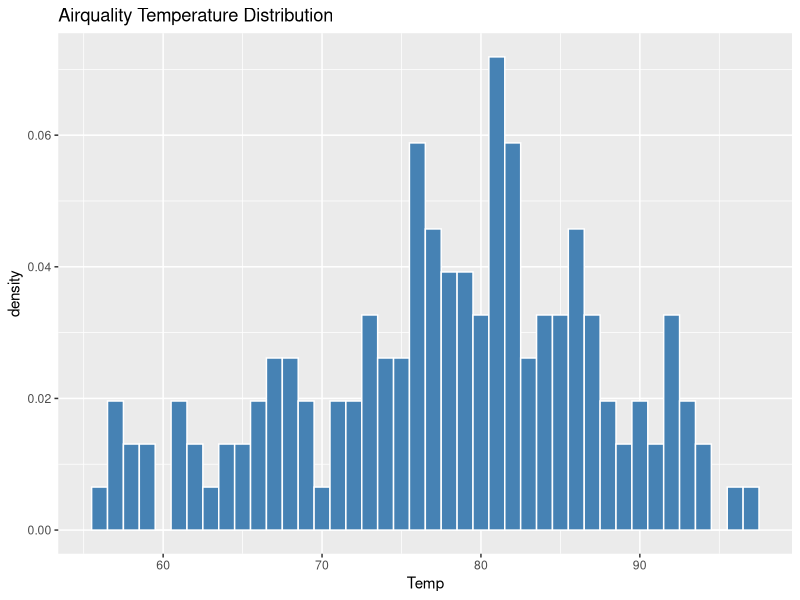
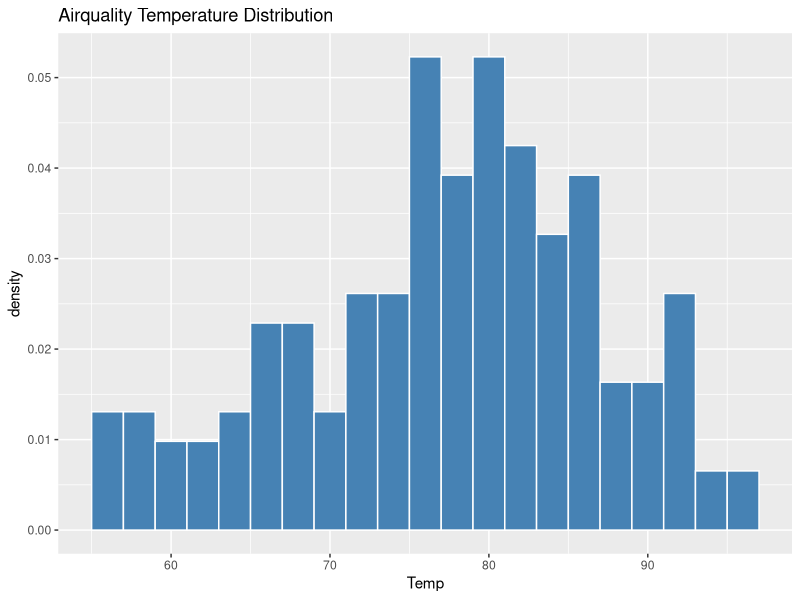
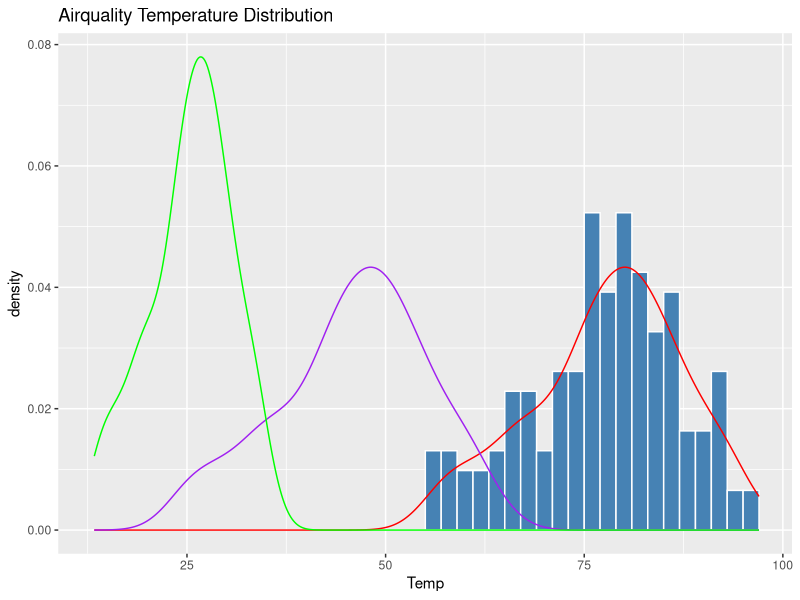
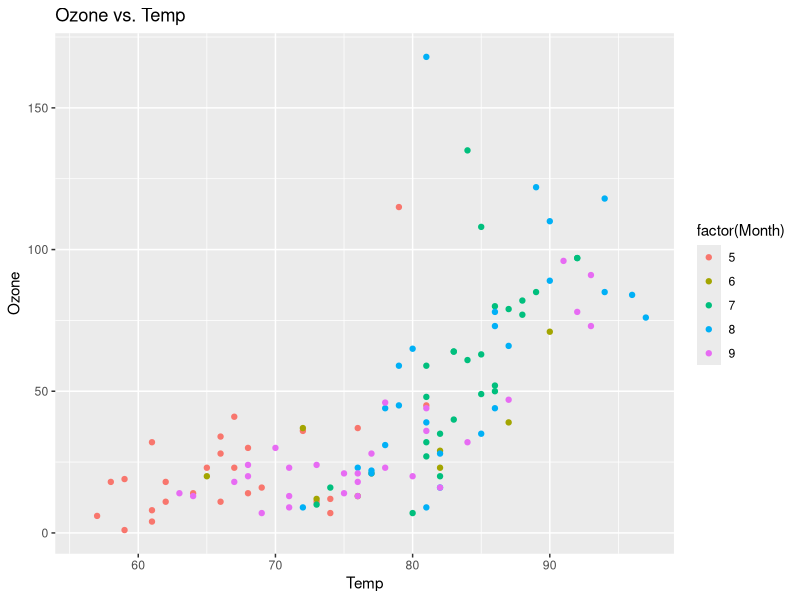

Write R code to recreate these figures, in order.
## ---- chunk 1
knitr::opts_chunk$set(fig.align="center", fig.height=4, fig.width=6, collapse=TRUE, 
                      comment="", prompt=FALSE, echo = TRUE, cache=F, autodep=F,
                      tidy.opts=list(width.cutoff=57),tidy=TRUE)
options(width=63)
## ---- chunk 2
set.seed(1234)
# Let the following be the departments and education levels of
# students in a given course
major = c("Economics", "Biology", "Neuroscience", "Philosophy", "CS")
education = c("Freshman", "Sophomore", "Junior", "Senior")

# The data for the 40 students in the class. By using the input
# argument `length`, we can make sure that all vectors are of the same size
major.vec = rep(major, times = c(5, 13, 7, 2, 13))
ed.vec = rep(education, length = length(major.vec)) 
grades = runif(length(major.vec), min=60, max=100) 
# generate grades; Preceptors: no need to explain to student what runif() does;
# it's enough to just say that this generates some values for
# `grades`.

students = data.frame(st.major = major.vec,  
                          st.ed = ed.vec,  
                          st.grade = grades)

## ---- chunk 3
dim(students)

head(students, n = 10)
## ---- chunk 4
tolower('Pairs') # convert all letters in a character string into lower cases

# convert all letters in a character vector into lower cases
tolower(c('Pairs', 'Berlin', 'New Delhi'))
tolower(c('Pairs', 'Berlin', 'New Delhi', 'WASHINGTON, D.C.'))
## ---- chunk 5
library(dplyr)
avg.score = function(df, major, year) {
  df |>
    filter(st.major == major & st.ed == year) |>
    summarise(score = mean(st.grade))
}

avg.score = function(df, major, year) {
  tolower(c(major, year))
  df |>
    filter(st.major == major & st.ed == year) |>
    summarise(score = mean(st.grade))
}
## ---- chunk 6
# check to see if your function works properly
avg.score(df = students, major = 'Biology', year = 'Sophomore')
avg.score(df = students, major = 'economics', year = 'senior')
## ---- chunk 7
library(ggplot2)
ggplot(airquality) +
  geom_histogram(mapping = aes(x = Temp, y = after_stat(density)),
               color = 'white', fill = 'steelblue', binwidth = 1) +
  labs(title = "Airquality Temperature Distribution")
## ---- chunk 8
library(ggplot2)
ggplot(airquality) +
  geom_histogram(mapping = aes(x = Temp, y = after_stat(density)),
               color = 'white', fill = 'steelblue', binwidth = 2) +
  labs(title = "Airquality Temperature Distribution")
## ---- chunk 9
trans <- airquality |>
  mutate(minus32 = Temp - 32, Celsius = (5/9) * (Temp - 32))

ggplot(trans) +
  geom_histogram(mapping = aes(x = Temp, y = after_stat(density)),
               color = 'white', fill = 'steelblue', binwidth = 2) +
  geom_density(mapping = aes(x = Temp), color = 'red') +
  geom_density(mapping = aes(x = minus32), color = 'purple') +
  geom_density(mapping = aes(x = Celsius), color = 'green') +
  labs(title = "Airquality Temperature Distribution")

## ---- chunk 10
library(tidyr)

#### Make dataset for the example
dat = data.frame(A = c(4, 5, 5), 
                  B = c(100, 200, 300))
dat
#### Make long dataset
dat %>% pivot_longer(cols = c(A, B), names_to = "AorB", values_to = "AB_values") 
# cols is for the set of column names that we want to make into a long shape
# names_to is for the name of the column that contains the original column names
# values_to is for the name of the column that contains the values in 
# the original columns
## ---- chunk 11
trans2 <- trans |>
  pivot_longer(cols = c(Temp, Celsius, minus32), names_to = "diffTemps", values_to = "tempVals")
  
trans2 |>
  filter(diffTemps == "Temp") |>
  summarise(std = sd(tempVals), mean = mean(tempVals))

trans2 |>
  filter(diffTemps == "minus32") |>
  summarise(std = sd(tempVals), mean = mean(tempVals))

trans2 |>
  filter(diffTemps == "Celsius") |>
  summarise(std = sd(tempVals), mean = mean(tempVals))
## ---- chunk 12
# converting an integer vector c(3:10, 3, 3, 10) into a factor vector:
factor(c(3:10, 3, 3, 10))
# levels are the unique categories in the factor vector
## ---- chunk 13
ggplot(airquality) +
  geom_point(mapping = aes(x = Temp, y = Ozone, color = factor(Month))) +
  labs(title = "Ozone vs. Temp")
